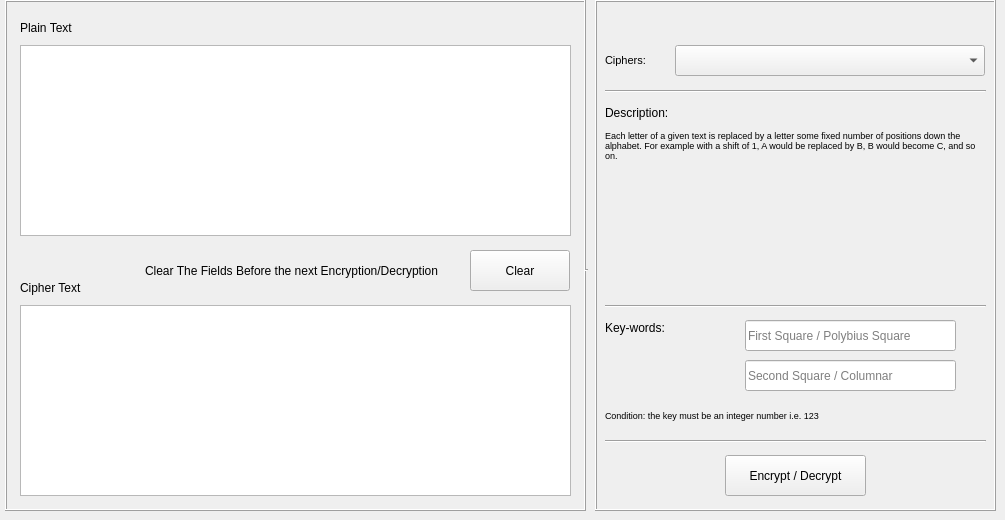
    <widget class="QWidget" name="tab_7">
     <attribute name="title">
      <string>Combination</string>
     </attribute>
     <widget class="QFrame" name="frame_11">
      <property name="geometry">
       <rect>
        <x>5</x>
        <y>0</y>
        <width>581</width>
        <height>511</height>
       </rect>
      </property>
      <property name="frameShape">
       <enum>QFrame::Box</enum>
      </property>
      <property name="frameShadow">
       <enum>QFrame::Raised</enum>
      </property>
      <widget class="QTextEdit" name="comb_pt">
       <property name="geometry">
        <rect>
         <x>15</x>
         <y>45</y>
         <width>551</width>
         <height>191</height>
        </rect>
       </property>
      </widget>
      <widget class="QLabel" name="label_14">
       <property name="geometry">
        <rect>
         <x>15</x>
         <y>20</y>
         <width>61</width>
         <height>16</height>
        </rect>
       </property>
       <property name="text">
        <string>Plain Text</string>
       </property>
      </widget>
      <widget class="QLabel" name="label_15">
       <property name="geometry">
        <rect>
         <x>15</x>
         <y>280</y>
         <width>71</width>
         <height>16</height>
        </rect>
       </property>
       <property name="text">
        <string>Cipher Text</string>
       </property>
      </widget>
      <widget class="QTextEdit" name="comb_ct">
       <property name="geometry">
        <rect>
         <x>15</x>
         <y>305</y>
         <width>551</width>
         <height>191</height>
        </rect>
       </property>
      </widget>
      <widget class="QPushButton" name="uni_clr_3">
       <property name="geometry">
        <rect>
         <x>465</x>
         <y>250</y>
         <width>100</width>
         <height>41</height>
        </rect>
       </property>
       <property name="text">
        <string>Clear</string>
       </property>
      </widget>
      <widget class="QLabel" name="label_31">
       <property name="geometry">
        <rect>
         <x>140</x>
         <y>255</y>
         <width>316</width>
         <height>31</height>
        </rect>
       </property>
       <property name="text">
        <string>Clear The Fields Before the next Encryption/Decryption</string>
       </property>
      </widget>
     </widget>
     <widget class="QFrame" name="frame_18">
      <property name="geometry">
       <rect>
        <x>595</x>
        <y>0</y>
        <width>401</width>
        <height>511</height>
       </rect>
      </property>
      <property name="frameShape">
       <enum>QFrame::Box</enum>
      </property>
      <property name="frameShadow">
       <enum>QFrame::Raised</enum>
      </property>
      <property name="lineWidth">
       <number>1</number>
      </property>
      <widget class="QLabel" name="label_35">
       <property name="geometry">
        <rect>
         <x>10</x>
         <y>45</y>
         <width>61</width>
         <height>31</height>
        </rect>
       </property>
       <property name="font">
        <font>
         <pointsize>8</pointsize>
        </font>
       </property>
       <property name="text">
        <string>Ciphers:</string>
       </property>
      </widget>
      <widget class="QComboBox" name="comb_list">
       <property name="geometry">
        <rect>
         <x>80</x>
         <y>45</y>
         <width>310</width>
         <height>31</height>
        </rect>
       </property>
      </widget>
      <widget class="QLabel" name="label_38">
       <property name="geometry">
        <rect>
         <x>10</x>
         <y>105</y>
         <width>71</width>
         <height>16</height>
        </rect>
       </property>
       <property name="text">
        <string>Description:</string>
       </property>
      </widget>
      <widget class="QLabel" name="comb_desc">
       <property name="geometry">
        <rect>
         <x>10</x>
         <y>130</y>
         <width>381</width>
         <height>166</height>
        </rect>
       </property>
       <property name="font">
        <font>
         <pointsize>7</pointsize>
        </font>
       </property>
       <property name="text">
        <string>Each letter of a given text is replaced by a letter some fixed number of positions down the alphabet. For example with a shift of 1, A would be replaced by B, B would become C, and so on.</string>
       </property>
       <property name="alignment">
        <set>Qt::AlignLeading|Qt::AlignLeft|Qt::AlignTop</set>
       </property>
       <property name="wordWrap">
        <bool>true</bool>
       </property>
      </widget>
      <widget class="QPushButton" name="comb_btn">
       <property name="geometry">
        <rect>
         <x>130</x>
         <y>455</y>
         <width>141</width>
         <height>41</height>
        </rect>
       </property>
       <property name="text">
        <string>Encrypt / Decrypt</string>
       </property>
      </widget>
      <widget class="QLabel" name="comb_con">
       <property name="geometry">
        <rect>
         <x>10</x>
         <y>395</y>
         <width>381</width>
         <height>40</height>
        </rect>
       </property>
       <property name="font">
        <font>
         <pointsize>7</pointsize>
        </font>
       </property>
       <property name="text">
        <string>Condition: the key must be an integer number i.e. 123</string>
       </property>
       <property name="wordWrap">
        <bool>true</bool>
       </property>
      </widget>
      <widget class="QStackedWidget" name="keyType_2">
       <property name="geometry">
        <rect>
         <x>10</x>
         <y>320</y>
         <width>391</width>
         <height>71</height>
        </rect>
       </property>
       <property name="currentIndex">
        <number>1</number>
       </property>
       <widget class="QWidget" name="inpType1">
        <widget class="QLineEdit" name="comb_key">
         <property name="geometry">
          <rect>
           <x>0</x>
           <y>30</y>
           <width>381</width>
           <height>31</height>
          </rect>
         </property>
        </widget>
        <widget class="QLabel" name="label_40">
         <property name="geometry">
          <rect>
           <x>0</x>
           <y>0</y>
           <width>101</width>
           <height>16</height>
          </rect>
         </property>
         <property name="text">
          <string>Key / Password:</string>
         </property>
        </widget>
       </widget>
       <widget class="QWidget" name="inpType2">
        <widget class="QLabel" name="label_37">
         <property name="geometry">
          <rect>
           <x>0</x>
           <y>0</y>
           <width>71</width>
           <height>16</height>
          </rect>
         </property>
         <property name="text">
          <string>Key-words:</string>
         </property>
        </widget>
        <widget class="QLineEdit" name="comb_keyw1">
         <property name="geometry">
          <rect>
           <x>140</x>
           <y>0</y>
           <width>211</width>
           <height>31</height>
          </rect>
         </property>
         <property name="placeholderText">
          <string>First Square / Polybius Square</string>
         </property>
        </widget>
        <widget class="QLineEdit" name="comb_keyw2">
         <property name="geometry">
          <rect>
           <x>140</x>
           <y>40</y>
           <width>211</width>
           <height>31</height>
          </rect>
         </property>
         <property name="placeholderText">
          <string>Second Square / Columnar</string>
         </property>
        </widget>
       </widget>
      </widget>
     </widget>
     <widget class="Line" name="signup_line1_7">
      <property name="geometry">
       <rect>
        <x>605</x>
        <y>90</y>
        <width>381</width>
        <height>3</height>
       </rect>
      </property>
      <property name="orientation">
       <enum>Qt::Horizontal</enum>
      </property>
     </widget>
     <widget class="Line" name="signup_line1_8">
      <property name="geometry">
       <rect>
        <x>605</x>
        <y>440</y>
        <width>381</width>
        <height>3</height>
       </rect>
      </property>
      <property name="orientation">
       <enum>Qt::Horizontal</enum>
      </property>
     </widget>
     <widget class="Line" name="signup_line1_9">
      <property name="geometry">
       <rect>
        <x>605</x>
        <y>305</y>
        <width>381</width>
        <height>3</height>
       </rect>
      </property>
      <property name="orientation">
       <enum>Qt::Horizontal</enum>
      </property>
     </widget>
     <widget class="Line" name="signup_line1_18">
      <property name="geometry">
       <rect>
        <x>585</x>
        <y>45</y>
        <width>3</width>
        <height>450</height>
       </rect>
      </property>
      <property name="styleSheet">
       <string notr="true"/>
      </property>
      <property name="orientation">
       <enum>Qt::Horizontal</enum>
      </property>
     </widget>
    </widget>
